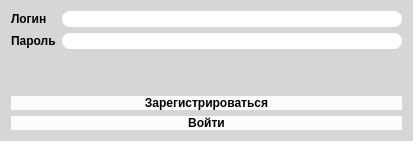
<?xml version="1.0" encoding="UTF-8"?>
<ui version="4.0">
 <class>initial</class>
 <widget class="QDialog" name="initial">
  <property name="geometry">
   <rect>
    <x>0</x>
    <y>0</y>
    <width>413</width>
    <height>141</height>
   </rect>
  </property>
  <property name="font">
   <font>
    <family>Tahoma</family>
    <bold>true</bold>
   </font>
  </property>
  <property name="contextMenuPolicy">
   <enum>Qt::DefaultContextMenu</enum>
  </property>
  <property name="windowTitle">
   <string>initial</string>
  </property>
  <property name="styleSheet">
   <string notr="true">background-color: rgb(214, 214, 214);
    
</string>
  </property>
  <property name="modal">
   <bool>true</bool>
  </property>
  <layout class="QVBoxLayout" name="verticalLayout">
   <item>
    <layout class="QFormLayout" name="formLayout">
     <item row="0" column="1">
      <widget class="QLineEdit" name="lineEdit">
       <property name="styleSheet">
        <string notr="true">background-color: rgb(255, 255, 255);
font: 14pt &quot;Tahoma&quot;;
border-radius: 8px;</string>
       </property>
      </widget>
     </item>
     <item row="0" column="0">
      <widget class="QLabel" name="label">
       <property name="styleSheet">
        <string notr="true">color: rgb(0, 0, 0);
font: 14pt &quot;Tahoma&quot;;
border-radius: 8px;</string>
       </property>
       <property name="text">
        <string>Логин</string>
       </property>
      </widget>
     </item>
     <item row="1" column="0">
      <widget class="QLabel" name="label_2">
       <property name="styleSheet">
        <string notr="true">color: rgb(0, 0, 0);
font: 14pt &quot;Tahoma&quot;;</string>
       </property>
       <property name="text">
        <string>Пароль</string>
       </property>
      </widget>
     </item>
     <item row="1" column="1">
      <widget class="QLineEdit" name="lineEdit_2">
       <property name="styleSheet">
        <string notr="true">background-color: rgb(255, 255, 255);
font: 14pt &quot;Tahoma&quot;;
border-radius: 8px;</string>
       </property>
      </widget>
     </item>
    </layout>
   </item>
   <item>
    <widget class="QPushButton" name="pushButton_2">
     <property name="styleSheet">
      <string notr="true">QPushButton{
color: rgb(0, 0, 0);
font: 14pt &quot;Tahoma&quot;;
border-radius: 8px;
background-color: rgb(252, 252, 252);
	
}
QPushButton:hover {

background-color: rgb(226, 225, 230);
}
QPushButton:pressed {
 
background-color: rgb(226, 225, 230);
}

</string>
     </property>
     <property name="text">
      <string>Зарегистрироваться</string>
     </property>
    </widget>
   </item>
   <item>
    <widget class="QPushButton" name="pushButton">
     <property name="styleSheet">
      <string notr="true">QPushButton{
color: rgb(0, 0, 0);
font: 14pt &quot;Tahoma&quot;;
border-radius: 8px;
background-color: rgb(252, 252, 252);
	
}
QPushButton:hover {

background-color: rgb(226, 225, 230);
}
QPushButton:pressed {
 
background-color: rgb(226, 225, 230);
}

</string>
     </property>
     <property name="text">
      <string>Войти</string>
     </property>
    </widget>
   </item>
  </layout>
 </widget>
 <resources/>
 <connections/>
</ui>
